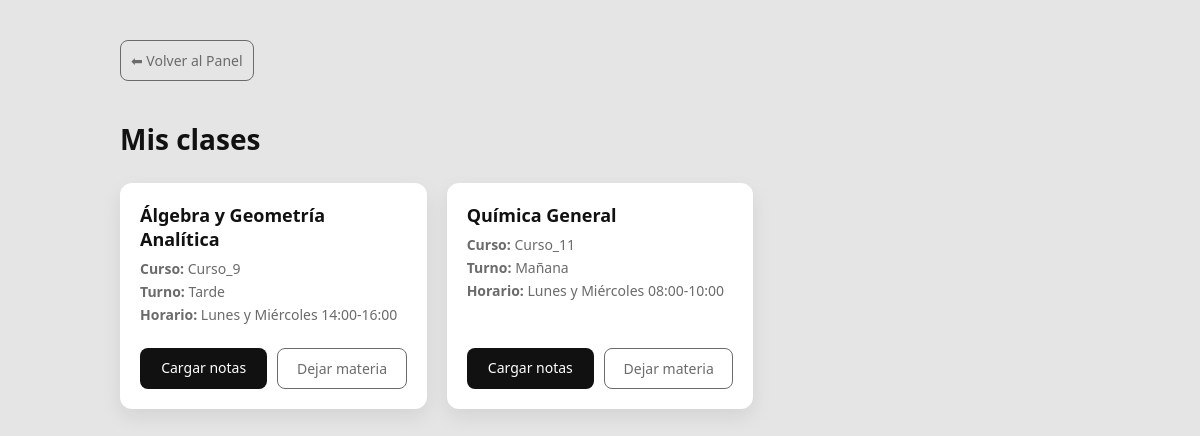
The app's page /profesores/mis-clases/ (signed in), older data.
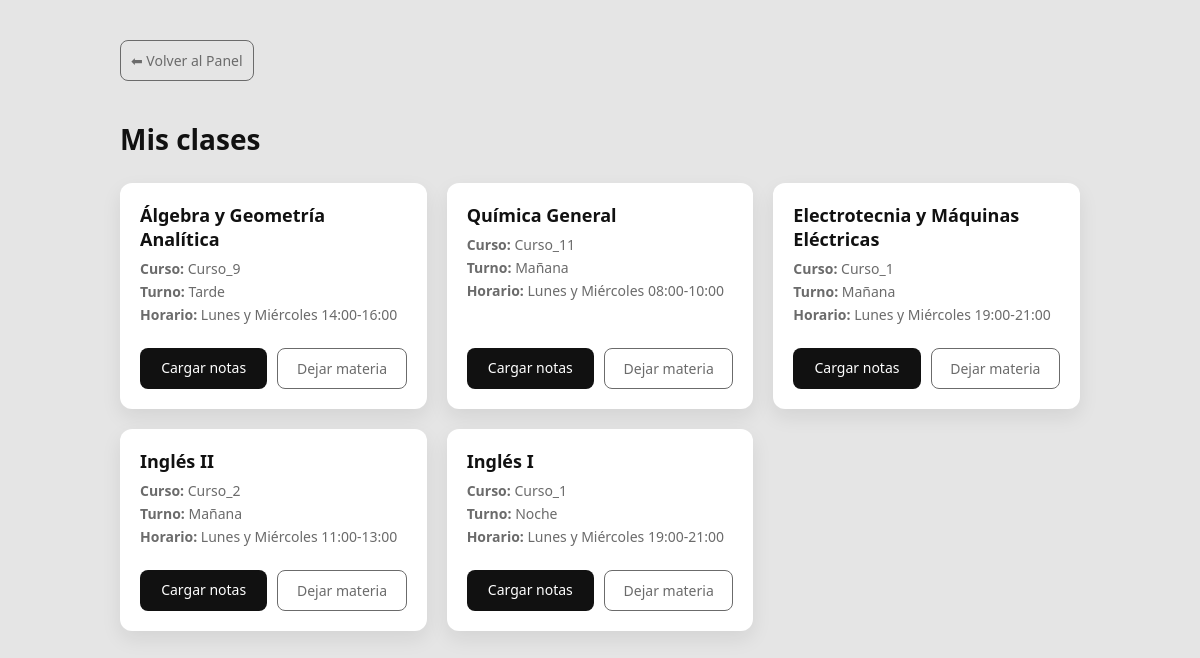
The same page, newer data.
### UTN/models.py (models this page shows, shortened)
class ProfesorMateriaCurso(models.Model):
    id_profesor_mc = models.AutoField(primary_key=True)
    profesor = models.ForeignKey(
        Profesor,
        on_delete=models.CASCADE,
        related_name='materias_asignadas'
    )
    materia_curso = models.ForeignKey(
        MateriaCurso,
        on_delete=models.CASCADE,
        related_name='profesores'
    )
    class Meta:
        unique_together = ('profesor', 'materia_curso')

class MateriaCurso(models.Model):
    id_materia_curso = models.AutoField(primary_key=True)
    curso = models.ForeignKey(Curso, on_delete=models.CASCADE, related_name='materias')
    materia = models.ForeignKey(Materia, on_delete=models.CASCADE, related_name='cursos_ofrecidos')
    Opciones_Turno = [
        ('manana', 'Mañana'),
        ('tarde', 'Tarde'),
        ('noche', 'Noche'),
    ]
    turno_cursado = models.CharField(max_length=10, choices=Opciones_Turno)
    horario = models.CharField(max_length=50)
    modulo = models.CharField(max_length=50)
    grupo = models.CharField(max_length=50, null=True, blank=True)

class Materia(models.Model):
    nombre = models.CharField(max_length=100, default="")
    sigla = models.CharField(max_length=10, primary_key=True)
    ciclo_lectivo = models.PositiveIntegerField()
    correlativas_requeridas = models.ManyToManyField('self', blank=True, symmetrical=False, related_name='materias_que_la_requieren', verbose_name='Materias Correlativas Requeridas')
    def get_carreras_admin(self):
        """
        Genera una cadena de texto HTML para mostrar en el Admin con las carreras y sus IDs.
        """
        carreras = self.carreramateria_set.select_related('carrera').all()
        info_carreras = []
        for cm in carreras:
            info_carreras.append(f"{cm.carrera.nombre} (ID: **{cm.carrera.id_carrera}**)")
        return mark_safe("<br>".join(info_carreras))
    get_carreras_admin.short_description = 'Carreras Asociadas'

class Curso(models.Model):
    id_curso = models.AutoField(primary_key=True)
    nombre = models.CharField(max_length=50)
    nivel = models.CharField(max_length=20)
    numero = models.PositiveIntegerField()

### UTN/views.py (the view)
# urls.py: path("profesores/mis-clases/", mis_clases, name="mis_clases"),
@login_required
def mis_clases(request):
    profesor = request.user.profesor
    asignaciones = ProfesorMateriaCurso.objects.filter(
        profesor=profesor
    ).select_related("materia_curso", "materia_curso__materia", "materia_curso__curso")
    return render(request, "profesores/mis_clases.html", {
        "asignaciones": asignaciones
    })

### UTN/templates/profesores/mis_clases.html (shortened to what this page needs)
<!DOCTYPE html>
<html lang="es">
<head>
</head>
<body>
<div class="container">
    <a
    href="{% url 'dashboard' request.user.profesor.pk %}"
    class="btn btn-salir"
    style="margin-bottom:20px; display:inline-block;"
    >
        ⬅ Volver al Panel
    </a>
    <h1>Mis clases</h1>
    {% if asignaciones %}
        <div class="grid">
            {% for asignacion in asignaciones %}
                <div class="card">
                    <div>
                        <h2>{{ asignacion.materia_curso.materia.nombre }}</h2>
                        <p><strong>Curso:</strong> {{ asignacion.materia_curso.curso.nombre }}</p>
                        <p><strong>Turno:</strong> {{ asignacion.materia_curso.get_turno_cursado_display }}</p>
                        <p><strong>Horario:</strong> {{ asignacion.materia_curso.horario }}</p>
                    </div>
                    <div class="acciones">
                        <a
                            href="{% url 'cargar_nota' asignacion.materia_curso.id_materia_curso %}"
                            class="btn btn-notas"
                        >
                            Cargar notas
                        </a>
                        <a
                            href="{% url 'desasignar_materia' asignacion.materia_curso.id_materia_curso %}"
                            class="btn btn-salir"
                            onclick="return confirm('¿Seguro que querés dejar de dar esta materia?');"
                        >
                            Dejar materia
                        </a>
                    </div>
                </div>
            {% endfor %}
        </div>
    {% else %}
        <div class="empty">
            <h2>No tenés materias asignadas</h2>
            <p>Asignate una materia para comenzar.</p>
        </div>
    {% endif %}
</div>
</body>
</html>

### UTN/templates/profesores/mis_clases.html (style rules this page uses)
:root { --negro: #111; --gris-oscuro: #2f2f2f; --gris: #6b6b6b; --gris-claro: #e5e5e5; --blanco: #ffffff; }
* { box-sizing: border-box; font-family: "Segoe UI", system-ui, sans-serif; }
body { margin: 0; background-color: var(--gris-claro); color: var(--negro); }
.container { max-width: 1000px; margin: 40px auto; padding: 0 20px; }
h1 { margin-bottom: 25px; font-size: 28px; font-weight: 600; }
.grid { display: grid; grid-template-columns: repeat(auto-fill, minmax(280px, 1fr)); gap: 20px; }
.card { background-color: var(--blanco); border-radius: 12px; padding: 20px; box-shadow: 0 8px 20px rgba(0,0,0,0.08); display: flex; flex-direction: column; justify-content: space-between; }
.card h2 { font-size: 18px; margin: 0 0 8px; }
.card p { margin: 4px 0; color: var(--gris); font-size: 14px; }
.acciones { display: flex; gap: 10px; margin-top: 20px; }
.btn { flex: 1; padding: 10px; font-size: 14px; border-radius: 8px; cursor: pointer; text-align: center; text-decoration: none; border: none; transition: all 0.2s ease; }
.btn-notas { background-color: var(--negro); color: var(--blanco); }
.btn-salir { background-color: transparent; color: var(--gris); border: 1px solid var(--gris); }

Row changes from the older to the newer data that the page shows:
added ProfesorMateriaCurso: materia_curso.materia.nombre "Electrotecnia y Máquinas Eléctricas", materia_curso.curso.nombre "Curso_1", materia_curso.turno_cursado "Mañana", materia_curso.horario "Lunes y Miércoles 19:00-21:00"
added ProfesorMateriaCurso: materia_curso.materia.nombre "Inglés II", materia_curso.curso.nombre "Curso_2", materia_curso.turno_cursado "Mañana", materia_curso.horario "Lunes y Miércoles 11:00-13:00"
added ProfesorMateriaCurso: materia_curso.materia.nombre "Inglés I", materia_curso.curso.nombre "Curso_1", materia_curso.turno_cursado "Noche", materia_curso.horario "Lunes y Miércoles 19:00-21:00"
